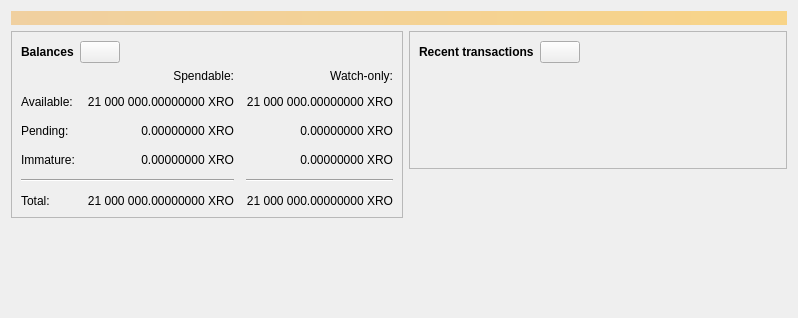
<?xml version="1.0" encoding="UTF-8"?>
<ui version="4.0">
 <class>OverviewPage</class>
 <widget class="QWidget" name="OverviewPage">
  <property name="geometry">
   <rect>
    <x>0</x>
    <y>0</y>
    <width>798</width>
    <height>318</height>
   </rect>
  </property>
  <property name="windowTitle">
   <string>Form</string>
  </property>
  <layout class="QVBoxLayout" name="topLayout">
   <item>
    <widget class="QLabel" name="labelAlerts">
     <property name="visible">
      <bool>false</bool>
     </property>
     <property name="styleSheet">
      <string notr="true">QLabel { background-color: qlineargradient(x1: 0, y1: 0, x2: 1, y2: 0, stop:0 #F0D0A0, stop:1 #F8D488); color:#000000; }</string>
     </property>
     <property name="wordWrap">
      <bool>true</bool>
     </property>
     <property name="margin">
      <number>3</number>
     </property>
     <property name="textInteractionFlags">
      <set>Qt::TextSelectableByMouse</set>
     </property>
    </widget>
   </item>
   <item>
    <layout class="QHBoxLayout" name="horizontalLayout" stretch="1,1">
     <item>
      <layout class="QVBoxLayout" name="verticalLayout_2">
       <item>
        <widget class="QFrame" name="frame">
         <property name="frameShape">
          <enum>QFrame::StyledPanel</enum>
         </property>
         <property name="frameShadow">
          <enum>QFrame::Raised</enum>
         </property>
         <layout class="QVBoxLayout" name="verticalLayout_4">
          <item>
           <layout class="QHBoxLayout" name="horizontalLayout_4">
            <item>
             <widget class="QLabel" name="label_5">
              <property name="font">
               <font>
                <weight>75</weight>
                <bold>true</bold>
               </font>
              </property>
              <property name="text">
               <string>Balances</string>
              </property>
             </widget>
            </item>
            <item>
             <widget class="QPushButton" name="labelWalletStatus">
              <property name="enabled">
               <bool>true</bool>
              </property>
              <property name="maximumSize">
               <size>
                <width>45</width>
                <height>16777215</height>
               </size>
              </property>
              <property name="toolTip">
               <string>The displayed information may be out of date. Your wallet automatically synchronizes with the Xero network after a connection is established, but this process has not completed yet.</string>
              </property>
              <property name="text">
               <string/>
              </property>
              <property name="icon">
               <iconset resource="../xero.qrc">
                <normaloff>:/icons/warning</normaloff>
                <disabledoff>:/icons/warning</disabledoff>:/icons/warning</iconset>
              </property>
              <property name="iconSize">
               <size>
                <width>24</width>
                <height>24</height>
               </size>
              </property>
             </widget>
            </item>
            <item>
             <spacer name="horizontalSpacer_3">
              <property name="orientation">
               <enum>Qt::Horizontal</enum>
              </property>
              <property name="sizeHint" stdset="0">
               <size>
                <width>40</width>
                <height>20</height>
               </size>
              </property>
             </spacer>
            </item>
           </layout>
          </item>
          <item>
           <layout class="QGridLayout" name="gridLayout">
            <property name="spacing">
             <number>12</number>
            </property>
            <item row="2" column="2">
             <widget class="QLabel" name="labelWatchPending">
              <property name="cursor">
               <cursorShape>IBeamCursor</cursorShape>
              </property>
              <property name="toolTip">
               <string>Unconfirmed transactions to watch-only addresses</string>
              </property>
              <property name="text">
               <string notr="true">0.00000000 XRO</string>
              </property>
              <property name="alignment">
               <set>Qt::AlignRight|Qt::AlignTrailing|Qt::AlignVCenter</set>
              </property>
              <property name="textInteractionFlags">
               <set>Qt::LinksAccessibleByMouse|Qt::TextSelectableByKeyboard|Qt::TextSelectableByMouse</set>
              </property>
             </widget>
            </item>
            <item row="2" column="1">
             <widget class="QLabel" name="labelUnconfirmed">
              <property name="cursor">
               <cursorShape>IBeamCursor</cursorShape>
              </property>
              <property name="toolTip">
               <string>Total of transactions that have yet to be confirmed, and do not yet count toward the spendable balance</string>
              </property>
              <property name="text">
               <string notr="true">0.00000000 XRO</string>
              </property>
              <property name="alignment">
               <set>Qt::AlignRight|Qt::AlignTrailing|Qt::AlignVCenter</set>
              </property>
              <property name="textInteractionFlags">
               <set>Qt::LinksAccessibleByMouse|Qt::TextSelectableByKeyboard|Qt::TextSelectableByMouse</set>
              </property>
             </widget>
            </item>
            <item row="3" column="2">
             <widget class="QLabel" name="labelWatchImmature">
              <property name="cursor">
               <cursorShape>IBeamCursor</cursorShape>
              </property>
              <property name="toolTip">
               <string>Mined balance in watch-only addresses that has not yet matured</string>
              </property>
              <property name="text">
               <string notr="true">0.00000000 XRO</string>
              </property>
              <property name="alignment">
               <set>Qt::AlignRight|Qt::AlignTrailing|Qt::AlignVCenter</set>
              </property>
              <property name="textInteractionFlags">
               <set>Qt::LinksAccessibleByMouse|Qt::TextSelectableByKeyboard|Qt::TextSelectableByMouse</set>
              </property>
             </widget>
            </item>
            <item row="4" column="0" colspan="2">
             <widget class="Line" name="line">
              <property name="orientation">
               <enum>Qt::Horizontal</enum>
              </property>
             </widget>
            </item>
            <item row="4" column="2">
             <widget class="Line" name="lineWatchBalance">
              <property name="sizePolicy">
               <sizepolicy hsizetype="Preferred" vsizetype="Fixed">
                <horstretch>0</horstretch>
                <verstretch>0</verstretch>
               </sizepolicy>
              </property>
              <property name="minimumSize">
               <size>
                <width>140</width>
                <height>0</height>
               </size>
              </property>
              <property name="orientation">
               <enum>Qt::Horizontal</enum>
              </property>
             </widget>
            </item>
            <item row="5" column="0">
             <widget class="QLabel" name="labelTotalText">
              <property name="text">
               <string>Total:</string>
              </property>
             </widget>
            </item>
            <item row="3" column="1">
             <widget class="QLabel" name="labelImmature">
              <property name="cursor">
               <cursorShape>IBeamCursor</cursorShape>
              </property>
              <property name="toolTip">
               <string>Mined balance that has not yet matured</string>
              </property>
              <property name="text">
               <string notr="true">0.00000000 XRO</string>
              </property>
              <property name="alignment">
               <set>Qt::AlignRight|Qt::AlignTrailing|Qt::AlignVCenter</set>
              </property>
              <property name="textInteractionFlags">
               <set>Qt::LinksAccessibleByMouse|Qt::TextSelectableByKeyboard|Qt::TextSelectableByMouse</set>
              </property>
             </widget>
            </item>
            <item row="2" column="3">
             <spacer name="horizontalSpacer_2">
              <property name="orientation">
               <enum>Qt::Horizontal</enum>
              </property>
              <property name="sizeHint" stdset="0">
               <size>
                <width>40</width>
                <height>20</height>
               </size>
              </property>
             </spacer>
            </item>
            <item row="3" column="0">
             <widget class="QLabel" name="labelImmatureText">
              <property name="text">
               <string>Immature:</string>
              </property>
             </widget>
            </item>
            <item row="5" column="1">
             <widget class="QLabel" name="labelTotal">
              <property name="cursor">
               <cursorShape>IBeamCursor</cursorShape>
              </property>
              <property name="toolTip">
               <string>Your current total balance</string>
              </property>
              <property name="text">
               <string notr="true">21 000 000.00000000 XRO</string>
              </property>
              <property name="alignment">
               <set>Qt::AlignRight|Qt::AlignTrailing|Qt::AlignVCenter</set>
              </property>
              <property name="textInteractionFlags">
               <set>Qt::LinksAccessibleByMouse|Qt::TextSelectableByKeyboard|Qt::TextSelectableByMouse</set>
              </property>
             </widget>
            </item>
            <item row="5" column="2">
             <widget class="QLabel" name="labelWatchTotal">
              <property name="cursor">
               <cursorShape>IBeamCursor</cursorShape>
              </property>
              <property name="toolTip">
               <string>Current total balance in watch-only addresses</string>
              </property>
              <property name="text">
               <string notr="true">21 000 000.00000000 XRO</string>
              </property>
              <property name="alignment">
               <set>Qt::AlignRight|Qt::AlignTrailing|Qt::AlignVCenter</set>
              </property>
              <property name="textInteractionFlags">
               <set>Qt::LinksAccessibleByMouse|Qt::TextSelectableByKeyboard|Qt::TextSelectableByMouse</set>
              </property>
             </widget>
            </item>
            <item row="0" column="2">
             <widget class="QLabel" name="labelWatchonly">
              <property name="text">
               <string>Watch-only:</string>
              </property>
              <property name="alignment">
               <set>Qt::AlignRight|Qt::AlignTrailing|Qt::AlignVCenter</set>
              </property>
             </widget>
            </item>
            <item row="1" column="0">
             <widget class="QLabel" name="labelBalanceText">
              <property name="text">
               <string>Available:</string>
              </property>
             </widget>
            </item>
            <item row="1" column="1">
             <widget class="QLabel" name="labelBalance">
              <property name="cursor">
               <cursorShape>IBeamCursor</cursorShape>
              </property>
              <property name="toolTip">
               <string>Your current spendable balance</string>
              </property>
              <property name="text">
               <string notr="true">21 000 000.00000000 XRO</string>
              </property>
              <property name="alignment">
               <set>Qt::AlignRight|Qt::AlignTrailing|Qt::AlignVCenter</set>
              </property>
              <property name="textInteractionFlags">
               <set>Qt::LinksAccessibleByMouse|Qt::TextSelectableByKeyboard|Qt::TextSelectableByMouse</set>
              </property>
             </widget>
            </item>
            <item row="1" column="2">
             <widget class="QLabel" name="labelWatchAvailable">
              <property name="cursor">
               <cursorShape>IBeamCursor</cursorShape>
              </property>
              <property name="toolTip">
               <string>Your current balance in watch-only addresses</string>
              </property>
              <property name="text">
               <string notr="true">21 000 000.00000000 XRO</string>
              </property>
              <property name="alignment">
               <set>Qt::AlignRight|Qt::AlignTrailing|Qt::AlignVCenter</set>
              </property>
              <property name="textInteractionFlags">
               <set>Qt::LinksAccessibleByMouse|Qt::TextSelectableByKeyboard|Qt::TextSelectableByMouse</set>
              </property>
             </widget>
            </item>
            <item row="2" column="0">
             <widget class="QLabel" name="labelPendingText">
              <property name="text">
               <string>Pending:</string>
              </property>
             </widget>
            </item>
            <item row="0" column="1">
             <widget class="QLabel" name="labelSpendable">
              <property name="text">
               <string>Spendable:</string>
              </property>
              <property name="alignment">
               <set>Qt::AlignRight|Qt::AlignTrailing|Qt::AlignVCenter</set>
              </property>
             </widget>
            </item>
           </layout>
          </item>
         </layout>
        </widget>
       </item>
       <item>
        <spacer name="verticalSpacer">
         <property name="orientation">
          <enum>Qt::Vertical</enum>
         </property>
         <property name="sizeHint" stdset="0">
          <size>
           <width>20</width>
           <height>40</height>
          </size>
         </property>
        </spacer>
       </item>
      </layout>
     </item>
     <item>
      <layout class="QVBoxLayout" name="verticalLayout_3">
       <item>
        <widget class="QFrame" name="frame_2">
         <property name="frameShape">
          <enum>QFrame::StyledPanel</enum>
         </property>
         <property name="frameShadow">
          <enum>QFrame::Raised</enum>
         </property>
         <layout class="QVBoxLayout" name="verticalLayout">
          <item>
           <layout class="QHBoxLayout" name="horizontalLayout_2">
            <item>
             <widget class="QLabel" name="label_4">
              <property name="font">
               <font>
                <weight>75</weight>
                <bold>true</bold>
               </font>
              </property>
              <property name="text">
               <string>Recent transactions</string>
              </property>
             </widget>
            </item>
            <item>
             <widget class="QPushButton" name="labelTransactionsStatus">
              <property name="enabled">
               <bool>true</bool>
              </property>
              <property name="maximumSize">
               <size>
                <width>45</width>
                <height>16777215</height>
               </size>
              </property>
              <property name="toolTip">
               <string>The displayed information may be out of date. Your wallet automatically synchronizes with the Xero network after a connection is established, but this process has not completed yet.</string>
              </property>
              <property name="text">
               <string/>
              </property>
              <property name="icon">
               <iconset resource="../xero.qrc">
                <normaloff>:/icons/warning</normaloff>
                <disabledoff>:/icons/warning</disabledoff>:/icons/warning</iconset>
              </property>
              <property name="iconSize">
               <size>
                <width>24</width>
                <height>24</height>
               </size>
              </property>
             </widget>
            </item>
            <item>
             <spacer name="horizontalSpacer">
              <property name="orientation">
               <enum>Qt::Horizontal</enum>
              </property>
              <property name="sizeHint" stdset="0">
               <size>
                <width>40</width>
                <height>20</height>
               </size>
              </property>
             </spacer>
            </item>
           </layout>
          </item>
          <item>
           <widget class="TransactionOverviewWidget" name="listTransactions">
            <property name="styleSheet">
             <string notr="true">QListView { background: transparent; }</string>
            </property>
            <property name="frameShape">
             <enum>QFrame::NoFrame</enum>
            </property>
            <property name="verticalScrollBarPolicy">
             <enum>Qt::ScrollBarAlwaysOff</enum>
            </property>
            <property name="horizontalScrollBarPolicy">
             <enum>Qt::ScrollBarAlwaysOff</enum>
            </property>
            <property name="sizeAdjustPolicy">
             <enum>QAbstractScrollArea::AdjustToContents</enum>
            </property>
            <property name="selectionMode">
             <enum>QAbstractItemView::NoSelection</enum>
            </property>
            <property name="uniformItemSizes">
             <bool>true</bool>
            </property>
           </widget>
          </item>
         </layout>
        </widget>
       </item>
       <item>
        <spacer name="verticalSpacer_2">
         <property name="orientation">
          <enum>Qt::Vertical</enum>
         </property>
         <property name="sizeHint" stdset="0">
          <size>
           <width>20</width>
           <height>40</height>
          </size>
         </property>
        </spacer>
       </item>
      </layout>
     </item>
    </layout>
   </item>
  </layout>
 </widget>
 <customwidgets>
  <customwidget>
   <class>TransactionOverviewWidget</class>
   <extends>QListView</extends>
   <header>qt/transactionoverviewwidget.h</header>
  </customwidget>
 </customwidgets>
 <resources/>
 <connections/>
</ui>
